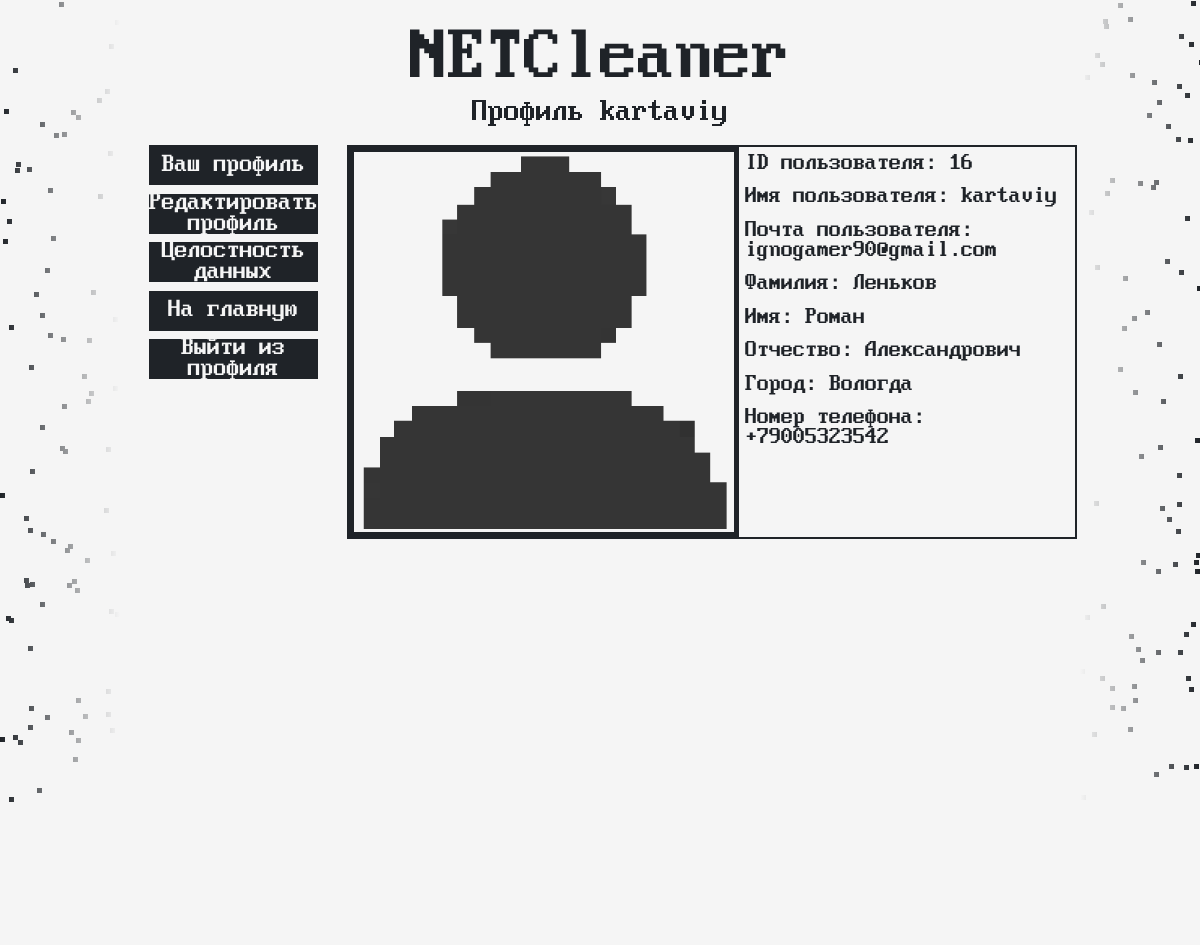
The app's page /profile/kartaviy/ (signed in) with its own data.
### app/models.py (models this page shows)
class UserProfile(models.Model):
    user = models.OneToOneField(User, null=True, on_delete=models.CASCADE, related_name='profile')
    surname = models.CharField(max_length=30, blank=True, verbose_name=('Фамилия'))
    name = models.CharField(max_length=20, blank=True, verbose_name=('Имя'))
    patronymic = models.CharField(max_length=30,blank=True, verbose_name=('Отчество'))
    city = models.CharField(max_length=30,blank=True, verbose_name=('Город'))
    phone_number = models.CharField(max_length=12, blank=True, unique=True, null=True, verbose_name=('Номер телефона'))

### app/views.py (the view)
# urls.py: path('profile/<str:username>/', views.profile_view, name='profile'),
@login_required
def profile_view(request, username):
    user = get_object_or_404(User, username=username)
    profile, created = UserProfile.objects.get_or_create(user=user)
    if request.method == "POST":
        form = UserProfileForm(request.POST, instance=profile)
        if form.is_valid():
            profile_instance = form.save(commit=False)
            profile_instance.user = user
            profile_instance.save()
            return redirect('profile', username=username)
    else:
        form = UserProfileForm(instance=profile)
    context = {
        'form': form,
        'profile': profile,
        'user': user,
    }
    return render(request, 'profile.html', context)

### templates/profile.html (shortened to what this page needs)
{% load static %}
<html lang="ru">
    <head>
        <link rel="stylesheet" href="{% static 'styles/base.css' %}">
        <link rel="stylesheet" href="{% static 'styles/profile.css' %}">
    </head>
    <body>
         <div class="random_pixels" id="left_pixels"></div>
        <div class="main">
            <div class="logo_size">
                <a href="{% url 'index' %}">
                  <span id="logo">NETCleaner</span>
                </a>
              </div>
              <div class="logo_size">
                <span id="under_logo">Профиль {{ user.username }}</span>
              </div>
            <div class="main_content">
                <div class="btns all_text">
                    <span data-target="#profile" class="green animated_btn">Ваш профиль</span>
                    <span data-target="#settings" class="green animated_btn">Редактировать профиль</span>
                    <span data-target="#datacheck" class="green animated_btn">Целостность данных</span>
                    <a href="{% url 'index' %}" class="green animated_btn" >На главную</a>
                    <a href="{% url 'logout' %}" class="green animated_btn">Выйти из профиля</a>
                </div>
                {% block content %}
                <div class="content_area">
                    <div id="profile" class="content_block active">
                        <div class="user_info all_text">
                            <div class="usr_img"><img src="{% static 'assets/user.png' %}" alt=""></div>
                            <div class="priv_usr_inf">
                                <span>ID пользователя: {{ request.user.id }}</span>
                                <span>Имя пользователя: {{ request.user.username }}</span>
                                <span>Почта пользователя: {{ request.user.email }}</span>
                                {% if not request.profile.user %}
                                <span>Фамилия: {{ profile.surname|default:"неизвестно" }}</span>
                                <span>Имя: {{ profile.name|default:"неизвестно" }}</span>
                                <span>Отчество: {{ profile.patronymic|default:"неизвестно" }}</span>
                                <span>Город: {{ profile.city|default:"неизвестно" }}</span>
                                <span>Номер телефона: {{ profile.phone_number|default:"неизвестно" }}</span>
                                {% else %}
                                <span>Фамилия: неизвестно</span>
                                <span>Имя: неизвестно</span>
                                <span>Отчество: неизвестно</span>
                                <span>Город: неизвестно</span>
                                <span>Номер телефона: неизвестно</span>
                                {% endif %}
                            </div>
                        </div>
                    </div>
                </div>
                {% endblock %}
            </div>
        </div>
      <div class="random_pixels" id="right_pixels"></div>
    </body>
</html>

### static/styles/base.css (style rules this page uses)
body { background-color: #f5f5f5; margin: 0; padding: 0; display: flex; justify-content: space-between; }
.main { width: 80%; height: 100%; background-color: #f5f5f5; }
.random_pixels { position: relative; width: 10%; height: 100%; overflow: hidden; background-color: #f5f5f5; }
a, .all_text { color: rgba(31,35,40); font-family: allText; text-decoration: none; }
#logo { display: flex; justify-content: center; align-items: center; margin-top: 20px; min-height: 10vh; transition: 0.3s; font-size: 76px; font-family: Logo; color: rgba(31,35,40); }
#under_logo { display: flex; justify-content: center; text-align: center; font-size: 32px; font-family: allText; color: rgba(31,35,40); margin-bottom: 2%; }
.logo_size { display: flex; margin: auto; width: auto; justify-content: center; align-items: center; }

### static/styles/profile.css (style rules this page uses)
.main_content { display: flex; }
.btns { display: flex; flex-direction: column; margin-left: 3%; width: 20%; height: 100vh; -webkit-touch-callout: none; -webkit-user-select: none; -khtml-user-select: none; -moz-user-select: none; -ms-user-select: none; user-select: none; }
.btns span, .btns a { width: 100%; height: 5%; margin-bottom: 5%; font-size: 26px; background: rgba(31,35,40); color: #f5f5f5 !important; display: flex; justify-content: center; text-align: center; align-items: center; }
.green { border-radius: 0px; transition: all 0.5s ease; transform: scale(1); }
.animated_btn { cursor: pointer; overflow: hidden; }
.animated_btn::before { content: ''; z-index: -1; filter: blur(5px); animation: glow 3s infinite; opacity: 0; transition: opacity 0.3s ease-in-out; }
.content_area { flex-grow: 1; padding-left: 3%; }
.content_block.active { display: block; }
.content_block { display: none; }
.user_info { display: flex; width: 99%; border: 2px solid rgba(31,35,40); }
.usr_img { border: 5px solid rgba(31,35,40); width: 380px; height: 380px; }
.user_info span { font-size: 24px; padding-left: 2%; padding-bottom: 2%; padding-top: 2%; }
.user_info img { width: 380px; height: auto; }
.priv_usr_inf { display: flex; flex-direction: column; width: 64%; }

### records on screen
UserProfile: surname "Леньков", name "Роман", patronymic "Александрович", city "Вологда", phone_number "+79005323542"

### other values on screen
{{ user.username }} "kartaviy"
{{ request.user.id }} "16"
{{ request.user.username }} "kartaviy"
{{ request.user.email }} "ignogamer90@gmail.com"
